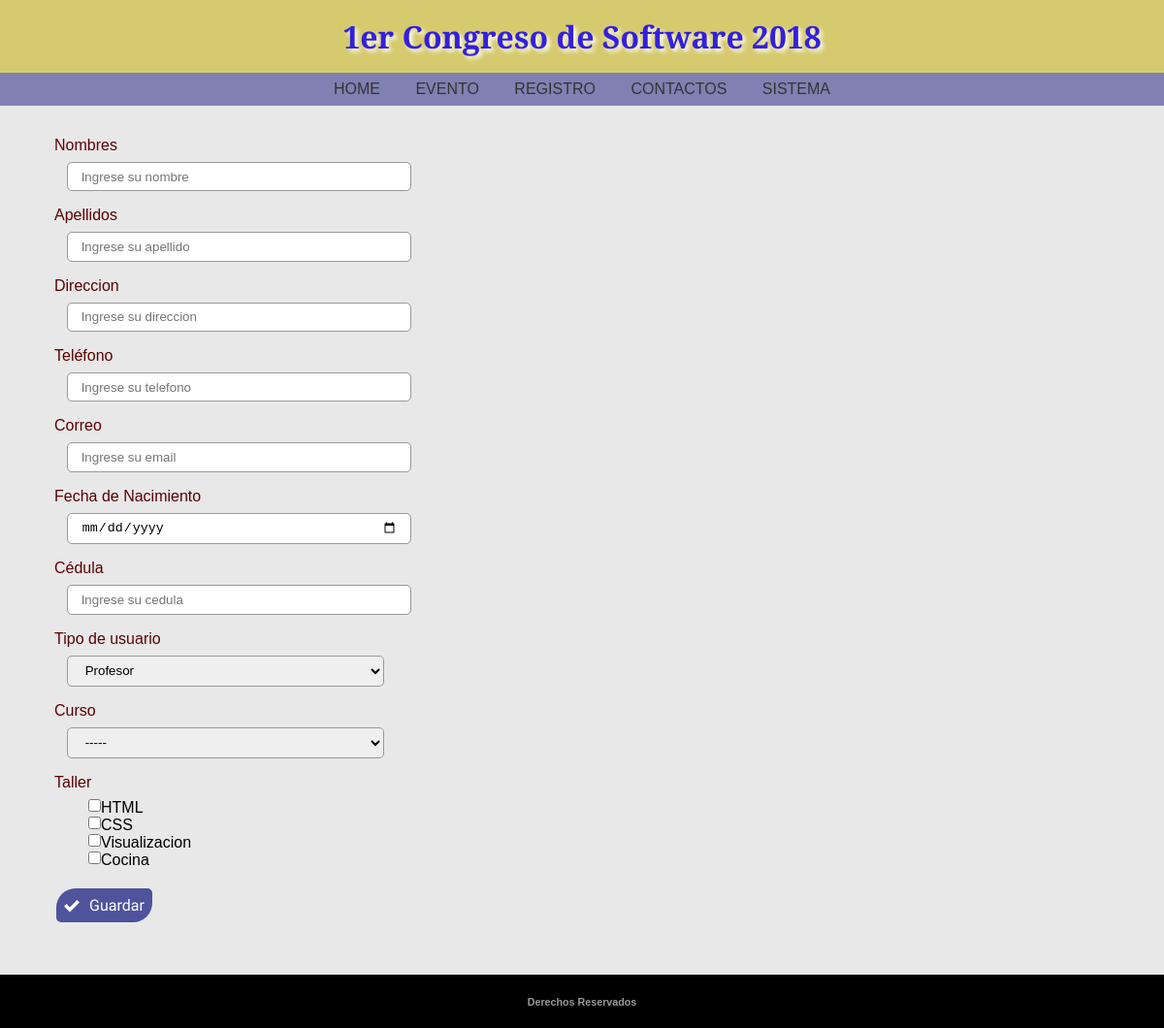
The page / on the database its author committed.
### tables this page shows
CREATE TABLE `talleres` (
  `id` int(11) NOT NULL,
  `codigo` varchar(10) NOT NULL,
  `nombre` varchar(100) NOT NULL
);

### index.php (the view, shortened to what this page needs)
<?php
    include("dll/mysql.php");
?>
<!DOCTYPE html>
<html lang="es">
<head>
	<link rel="stylesheet" type="text/css" href="css/estilos.css">
	<link rel="stylesheet" type="text/css" href="css/icons.css">
</head>
<body>
    <header>
		<h1>1er Congreso de Software 2018</h1>
	</header>
	<nav>
		<a href="">Home</a>
		<a href="">Evento</a>
		<a href="">Registro</a>
		<a href="">Contactos</a>
		<a href="">Sistema</a>
	</nav>
	<main>
        <section class="fila fondo">
            <section class="sectform">
                <form method="POST" action="internas/procesar.php">
                    <div class="form-group">
                        <label for="nombres">Nombres</label>
                        <input type="text" class="form-control" id="nombres" name="nombres" placeholder="Ingrese su nombre">
                    </div>
                    <div class="form-group">
                        <label for="apellidos">Apellidos</label>
                        <input type="text" class="form-control" id="apellidos" name="apellidos" placeholder="Ingrese su apellido">
                    </div>
                    <div class="form-group">
                        <label for="direccion">Direccion</label>
                        <input type="text" class="form-control" id="direccion" name="direccion" placeholder="Ingrese su direccion">
                    </div>
                    <div class="form-group">
                        <label for="telefono">Teléfono</label>
                        <input type="number" class="form-control" id="telefono" name="telefono" placeholder="Ingrese su telefono">
                    </div>
                    <div class="form-group">
                        <label for="correo">Correo</label>
                        <input type="email" class="form-control" id="correo" name="correo" placeholder="Ingrese su email">
                    </div>
                    <div class="form-group">
                        <label for="fecha_nacimiento">Fecha de Nacimiento</label>
                        <input type="date" class="form-control" id="fecha_nacimiento" name="fecha_nacimiento" placeholder="Ingrese su fecha de nacimiento">
                    </div>
                    <div class="form-group">
                        <label for="cedula">Cédula</label>
                        <input type="text" class="form-control" id="cedula" name="cedula" placeholder="Ingrese su cedula">
                    </div>
                    <div class="form-group">
                        <label for="tipo_user">Tipo de usuario</label>
                        <select class="form-control" id="tipo_user" name="tipo">
                            <option>Profesor</option>
                        </select>
                    </div>
                    <div class="form-group">
                        <label for="curso">Curso</label>
                        <select class="form-control" id="curso" name="curso">
                            <option>-----</option>
                        </select>
                    </div>
                    <div class="form-group">
                        <label for="taller">Taller</label>
                            <?php
                                $query = "select * from talleres";
                                $talleres = mysqli_query($link, $query) or die('error de sql');
                                while ($taller = mysqli_fetch_array($talleres,MYSQLI_ASSOC)) { ?>
				                <input type="checkbox" name="talleres[]" class="check" value="<?php echo $taller['id']; ?>" id="<?php echo $taller['nombre']; ?>"><?php echo $taller['nombre']; ?><br>
			                 <?php } ?>
                    </div>
                    <br><button class="fuente2 btnguardar centerv2 centerh"><span class="icon-checkmark"></span>Guardar</button><br><br>
                </form>
            </section>
        </section>
	</main>
	<footer>
		<h6>Derechos Reservados</h6>
	</footer>
</body>
</html>

### css/estilos.css (style rules this page uses)
* { padding: 0; margin: 0; }
body { font-family: helvetica; }
header { background: #D6CA6E; color: #fff; }
h1 { text-align: center; }
header h1 { padding: 0.5em 2em; font-family: 'Josefin Slab'; color: #3220DEFF; text-shadow: 3px 3px 4px #FFF; }
nav { background: #8080B2; text-align: center; padding: 0.5em 1em; }
nav a { color: #333; text-decoration: none; text-transform: uppercase; padding: 0.5em 1em; }
main { width: 100%; margin: 0 auto; background: #E8E8E8; }
.fila { width: 100%; height: 100%; text-align: justify; }
.sectform { margin: 0px 40px; padding: 1em 1em; }
.form-group label { display: block; padding: 1em 0 0.5em 0; color: #5D0000; }
.form-group .check, .form-group .list-item { float: left; margin-left: 35px; }
.form-control { margin-left: 1em; padding: 0.5em 1em; width: 30%; border: 1px solid #999; border-radius: 5px; }
button { background: #5D0000; color: #fff; padding: 0.5em 1em; border-radius: 5px; border: 0px solid #fff; }
footer { background: #000; color: #999; text-align: center; }
footer h6 { padding: 2em 2em; }
.centerv2 { display: flex; align-items: center; }
.centerh { float: none; margin: 0 auto; }
.btnguardar { font-size: 1em; background-color: #4F539C; color: #FFF; margin: 2px; padding: 8px; border-top-left-radius: 20px; border-bottom-right-radius: 20px; box-sizing: border-box; text-align: center; }
.btnguardar span { margin-right: 10px; }
.fuente2 { font-family: 'Indie Flower', cursive; }

### rows shown on the page
talleres: nombre "HTML"
talleres: nombre "CSS"
talleres: nombre "Visualizacion"
talleres: nombre "Cocina"
